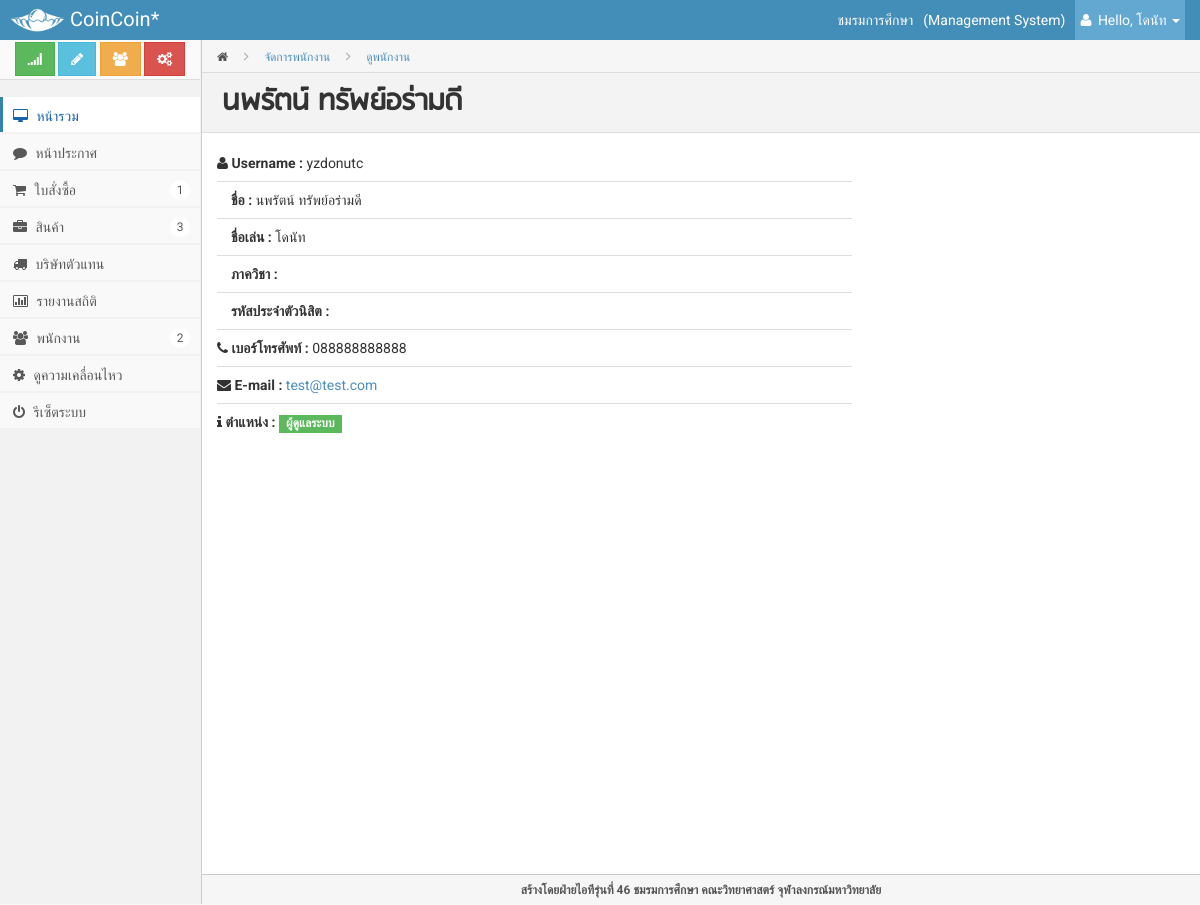
/admin/index.php?page=infostaff&pid=2 (signed in), run on the app's committed database.
### tables this page shows
CREATE TABLE IF NOT EXISTS `member_staff` (
  `memberid` int(10) NOT NULL AUTO_INCREMENT,
  `username` varchar(50) NOT NULL,
  `password` varchar(200) NOT NULL,
  `firstname` varchar(60) NOT NULL,
  `lastname` varchar(60) NOT NULL,
  `nickname` varchar(60) NOT NULL,
  `phone` varchar(100) NOT NULL,
  `email` varchar(100) DEFAULT NULL,
  `position` char(1) NOT NULL,
  PRIMARY KEY (`memberid`),
  UNIQUE KEY `username` (`username`)
);

### admin/modules/infostaff.php (the view, shortened to what this page needs)
<?php
	$pid =  (isset($_GET["pid"])) ? $_GET["pid"] : '';
	$sqllist = "SELECT * FROM member_staff WHERE memberid=$pid ";
	$query= mysqli_query($connect, $sqllist);
	$row = mysqli_fetch_array($query);
?>
        <div class="page-head">
            <div class="bread-crumb">
                <a href="index.html"><i class="icon-home"></i></a>
                <i class="icon-angle-right"></i>
                <a href="?page=staff" class="bread-current">จัดการพนักงาน</a>
				<i class="icon-angle-right"></i>
                <a href="#" class="bread-current">ดูพนักงาน</a>
            </div>
            <h3 class="content-heading"><?php echo $row['firstname'];?> <?php echo $row['lastname'];?></h3>
        </div>
        <div class="matter">
            <div class="container">
                <div class="row">
					<div class="col-md-8">
					<b><i class="icon-user"></i> Username : </b> <?php echo $row['username'];?><hr/>
					<b>&nbsp;&nbsp;&nbsp;&nbsp;ชื่อ : </b> <?php echo $row['firstname']." ".$row['lastname'];?><hr/>
					<b>&nbsp;&nbsp;&nbsp;&nbsp;ชื่อเล่น : </b> <?php echo $row['nickname'];?><hr/>
					<b>&nbsp;&nbsp;&nbsp;&nbsp;ภาควิชา : </b> <?php echo $row['major'];?><hr/>
					<b>&nbsp;&nbsp;&nbsp;&nbsp;รหัสประจำตัวนิสิต : </b> <?php echo $row['studentID'];?><hr/>
					<b><i class="icon-phone"></i> เบอร์โทรศัพท์ : </b> <?php echo $row['phone'];?><hr/>
					<b><i class="icon-envelope"></i> E-mail : </b> <a href="mailto:<?php echo $row['email'];?>"><?php echo $row['email'];?></a><hr/>
					<b><i class="icon-info"></i> ตำแหน่ง : </b> <?php
						if($row['position'] == 'A') {
							echo "<span class=\"label label-success\">ผู้ดูแลระบบ</span>";
						} else if($row['position'] == 'M') {
							echo "<span class=\"label label-warning\">ผู้จัดการ</span>";
						} else if($row['position'] == 'C') {
							echo "<span class=\"label label-info\">แคชเชียร์</span>";
						}
					?>
					<br>
					</div>
				</div>
				<div class="row">
					<div class="col-md-12">
					</div>
                </div>
            </div>
        </div>

### admin/style/style.css (style rules this page uses)
* { border-radius: 0 !important; filter: progid:DXImageTransform.Microsoft.gradient(enabled = false) !important; text-shadow: none !important; font-family: Roboto,"Helvetica Neue",Helvetica, sans-serif; }
body { background-color: #F9F9F9; color: #333333; font-family: Roboto,"Helvetica Neue",Helvetica,Arial,sans-serif; font-size: 14px; -webkit-font-smoothing: antialiased; line-height: 20px; padding-top: 40px; }
h1, h2, h3, h4, h5, h6, .h1, .h2, .h3, .h4, .h5, .h6 { font-family: Roboto,"Helvetica Neue",Helvetica,Arial,sans-serif; font-weight: 700; line-height: 20px; }
h1, h2, h3 { line-height: 40px; margin-bottom: 10px; margin-top: 20px; }
h3, .h3 { font-size: 24px; }
a { color: #4C8FBD; }
hr { margin:8px 0px 8px 0px !important; padding:0px !important; border-top:0px; border-bottom:1px solid #ddd !important; height:0px; }
.label { display: inline-block; font-size: 85%; margin: 1px 0; padding-bottom: 3px !important; padding-top: 3px !important; text-indent: 0; }
.label.label-success, .badge.badge-success { background: #5CB85C !important; }
.mainbar .container { max-width:100% !important; }
.mainbar .page-head { padding: 0 20px 0px; }
.mainbar .bread-crumb { background-color: #F6F6F6; border-bottom: 1px solid #DDDDDD; list-style: none outside none; margin: 0px -20px 20px; padding: 0 0 0 15px; }
.mainbar .bread-crumb > i { color: #aaa; line-height: 32px; padding: 0 12px; }
.mainbar .bread-crumb a { display: inline-block; color: #555; font-size: 12px; height: 30px; line-height: 32px; }
.mainbar .bread-crumb a.bread-current { color: #4C8FBD; text-decoration: none; }
.content-heading { font-family: 'rsu-regular'; font-size: 2.3em; border-top: 0 none; margin: -20px -20px 20px 0; background-color: #F3F3F3; border-bottom: 1px solid #DDDDDD; border-top: 1px solid #DDDDDD; padding: 10px 20px 9px; }
.mainbar .page-head .content-heading { margin: -20px -20px 20px; border-top: 0; }
.mainbar .matter { padding: 0 0 20px 0px; }

### data on the page
member_staff: firstname "นพรัตน์", lastname "ทรัพย์อร่ามดี", username "yzdonutc", nickname "โดนัท", phone "088888888888", email "test@test.com"

### other printed values
$info['name'] "ชมรมการศึกษา"
$_SESSION["firstname"] "โดนัท"
